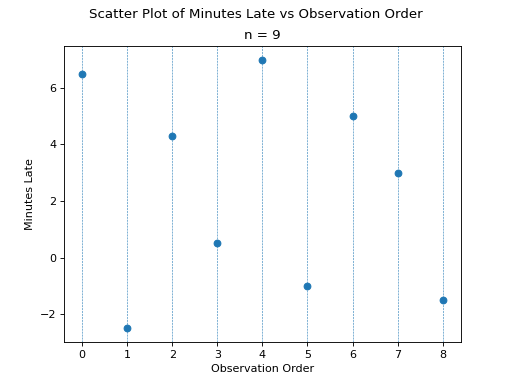

The script that drew this image:
##################################################################################
###                           IMPORT LIBRARIES                                 ###
##################################################################################

import matplotlib as mpl

## NOTE: How-To: Run This Script On Your Computer
#
# To render the website, I have to use a "headless" backend to generate the images. 
# If you want to run this script on your computer, comment out the following line 
# with the "#" you see appended to each line of this comment:

mpl.use('agg')

# And uncomment this line: 

# mpl.use('tkagg')

import matplotlib.pyplot as plt

##################################################################################
###                                SCRIPT                                      ###
##################################################################################

# Create New Figures and Axes
fig, axs = plt.subplots()

# Generate data
data = [ 6.5, -2.5, 4.3, 0.5, 7.0, -1.0, 5.0, 3.0, -1.5 ]
obs_order = [ i for i, _ in enumerate(data) ]

# Label axes
plt.suptitle("Scatter Plot of Minutes Late vs Observation Order")
plt.title(f"n = {len(data)}")
axs.set_xlabel("Observation Order")
axs.set_ylabel("Minutes Late")

# Plot data
axs.scatter(obs_order, data)

mpl.rcParams['lines.linewidth'] = 0.5
mpl.rcParams['lines.linestyle'] = '--'

for i in obs_order:
    plt.axvline(x=i)


# Show results
plt.show()
